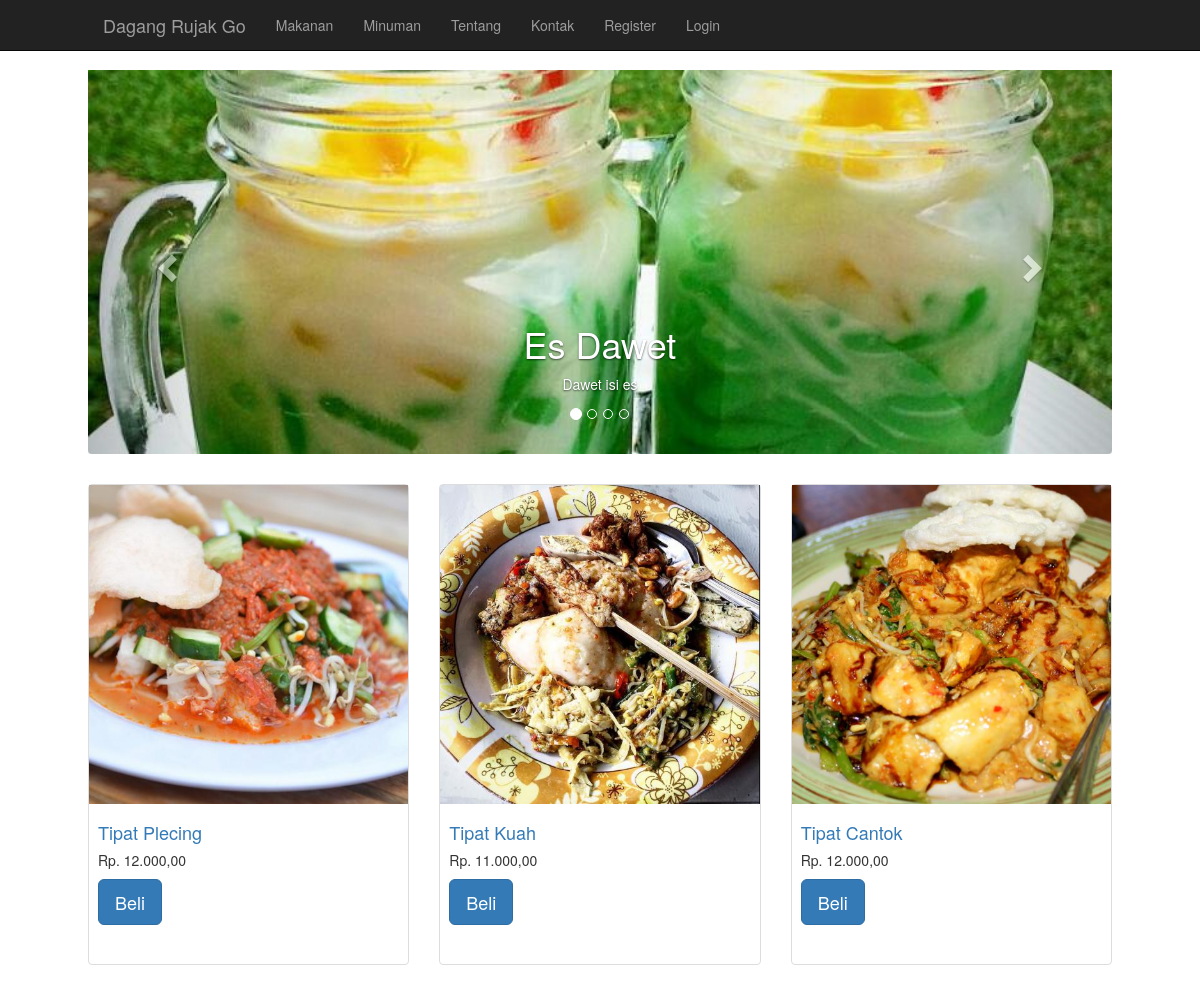
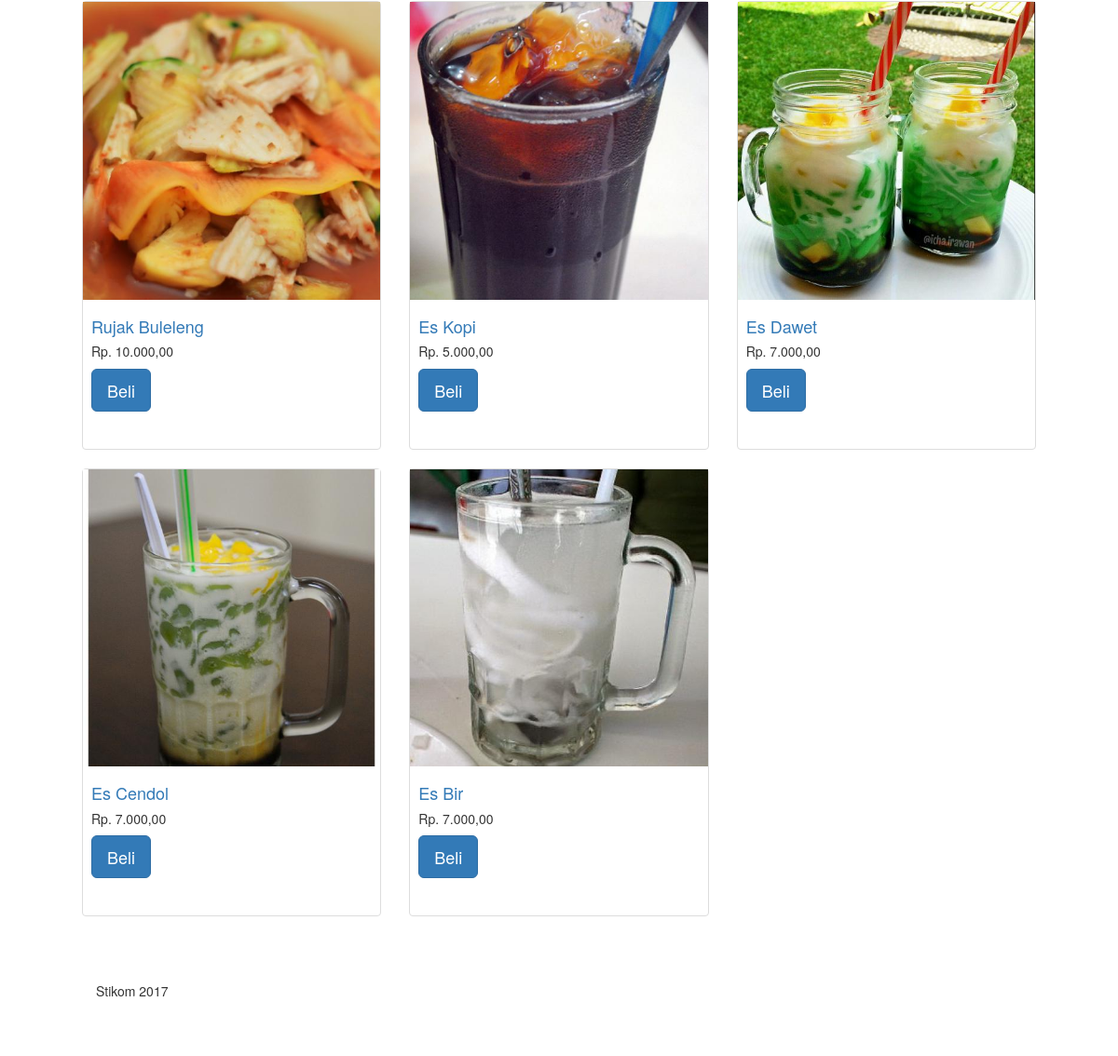
The page / on the database its author committed (2 pictures, top to bottom).
### tables this page shows
CREATE TABLE `menu` (
  `MenuID` tinyint(4) NOT NULL,
  `MenuNama` varchar(255) NOT NULL,
  `MenuHarga` mediumint(9) NOT NULL,
  `MenuDate` timestamp NOT NULL DEFAULT CURRENT_TIMESTAMP ON UPDATE CURRENT_TIMESTAMP,
  `MenuUser` tinyint(4) NOT NULL,
  `MenuGambar` varchar(255) NOT NULL,
  `MenuDiskripsi` text,
  `MenuKategori` enum('makanan','minuman','','') NOT NULL,
  `MenuUnggulan` tinyint(1) NOT NULL DEFAULT '0'
);

### class/connect.php (called while the page is built, shortened)
<?php
$pathUsr = '/mine/kependudukanDesa/';
$dirUsr = $pathUsr.'uploads/';

### index.php (the view, shortened to what this page needs)
<?php
include 'class/connect.php';
if(empty(filter_input(1,'konten'))){
    $menu = "";
    $q = $pdo->prepare("SELECT * FROM menu ".$menu." ORDER BY MenuNama DESC");
}else{
    $q = $pdo->prepare("SELECT * FROM konten WHERE KontenNama='".filter_input(1,'konten')."'");
}
?>
<!DOCTYPE html>
<html lang="en">
<head>
    <link href="<?php echo $pathUsr; ?>css/bootstrap.min.css" rel="stylesheet">
    <link href="<?php echo $pathUsr; ?>css/styleweb.css" rel="stylesheet">
</head>
<body>
    <?php include 'webNav.php'; ?>
    <div class="container">
        <div class="row">
        <?php if(empty(filter_input(1,'menu')) && empty(filter_input(1,'kat')) && empty(filter_input(1,'konten'))){
            include 'webAnim.php';
        } ?>
                <div class="row">
                    <?php
                    $q->execute();
                    while ($d = $q->fetch()){
                        if(!empty(filter_input(1,'menu'))){
                    ?>
                    <div>
                        <div class="col-sm-6">
                            <img src="<?php echo $dirUsr.str_replace(".","_Thumb.",$d['MenuGambar']); ?>" alt="<?php echo $d['MenuNama']; ?>" class="img-responsive img-thumbnail">
                        </div>
                        <div class="col-sm-6">
                            <h4><?php echo $d['MenuNama']; ?></h4>
                            <h5>Rp. <?php echo number_format($d['MenuHarga'],2,',','.'); ?></h5>
                            <p><?php echo $d['MenuDiskripsi']; ?></p>
                            <?php
                            if(!empty(filter_input(2,'loginMember'))){
                                require_once 'formOrder.php';
                            }
                            ?>
                        </div>
                    </div>
                    <?php
                        }else{
                            ?>
                    <div class="col-sm-4 col-lg-4 col-md-4">
                        <div class="thumbnail">
                            <img src="<?php echo $dirUsr.str_replace(".","_Thumb.",$d['MenuGambar']); ?>" alt="<?php echo $d['MenuNama']; ?>">
                            <div class="caption">
                                <h4 class="judulMenu"><a href="index.php?menu=<?php echo $d['MenuID']; ?>"><?php echo $d['MenuNama']; ?></a></h4>
                                <h5 class="hargaMenu">Rp. <?php echo number_format($d['MenuHarga'],2,',','.'); ?></h5>
                                <button type="button" class="btn btn-primary btn-lg belanja">Beli</button>
                            </div>
                        </div>
                    </div>
                    <?php
                        }
                    }
                    ?>
                </div>
        </div>
    </div>
    <div class="container">
        <footer>
            <div class="row">
                <div class="col-lg-12">
                    <p>Stikom 2017</p>
                </div>
            </div>
        </footer>
    </div>
</body>
</html>

### webNav.php (shortened to what this page needs)
<nav class="navbar navbar-inverse navbar-fixed-top" role="navigation">
    <div class="container">
        <div class="navbar-header">
            <a class="navbar-brand" href="index.php">Dagang Rujak Go</a>
        </div>
        <div class="collapse navbar-collapse" id="bs-example-navbar-collapse-1">
            <ul class="nav navbar-nav">
                <li>
                    <a href="index.php?kat=makanan">Makanan</a>
                </li>
                <li>
                    <a href="index.php?kat=minuman">Minuman</a>
                </li>
                <li>
                    <a href="index.php?konten=Tentang">Tentang</a>
                </li>
                <li>
                    <a href="index.php?konten=Kontak">Kontak</a>
                </li>
                <?php
                if(empty(filter_input(2,'loginMember'))){
                ?>
                <li>
                    <a href="index.php?konten=Register">Register</a>
                </li>
                <li>
                    <a href="index.php?konten=Login">Login</a>
                </li>
                <?php
                }
                ?>
            </ul>
        </div>
    </div>
</nav>

### webAnim.php
<div class="row carousel-holder">
                    <div class="col-md-12">
                        <div id="carousel-example-generic" class="carousel slide" data-ride="carousel">
                            <ol class="carousel-indicators">
                                <?php
                                $q1 = $pdo->prepare("SELECT MenuGambar,MenuNama,MenuDiskripsi FROM menu WHERE MenuUnggulan='1' ORDER BY MenuNama ASC");
                                $q1->execute();
                                $imx = $q1->rowCount();
                                for($i=0;$i<$imx;$i++){
                                ?>
                                <li data-target="#carousel-example-generic" data-slide-to="<?php echo $i; ?>" <?php if($i==0){ ?>class="active"<?php } ?>></li>
                                <?php } ?>
                            </ol>
                            <div class="carousel-inner">
                                <?php
                                $q1i = 0;
                                while ($d1 = $q1->fetch()){
                                ?>
                                <div class="item <?php if($q1i==0){ echo 'active'; } ?>">
                                    <img class="slide-image" src="<?php echo $dirUsr.str_replace('.','_Unggulan.',$d1['MenuGambar']); ?>" alt="">
                                    <div class="carousel-caption">
                                        <h1><?php echo $d1['MenuNama']; ?></h1>
                                        <p><?php echo $d1['MenuDiskripsi']; ?></p>
                                    </div>
                                </div>
                                <?php $q1i++; } ?>
                            </div>
                            <a class="left carousel-control" href="#carousel-example-generic" data-slide="prev">
                                <span class="glyphicon glyphicon-chevron-left"></span>
                            </a>
                            <a class="right carousel-control" href="#carousel-example-generic" data-slide="next">
                                <span class="glyphicon glyphicon-chevron-right"></span>
                            </a>
                        </div>
                    </div>
                </div>

### css/styleweb.css (style rules this page uses)
body { padding-top: 70px; }
.container { max-width: 1024px; }
.slide-image { width: 100%; }
.carousel-holder { margin-bottom: 30px; }
.carousel-control, .item { border-radius: 4px; }
.caption { height: 150px; overflow: hidden; }
.caption h4 { white-space: nowrap; }
.thumbnail img,.full img { width: 100%; }
.thumbnail { padding: 0; padding-bottom: 10px; }
footer { margin: 50px 0; }

### rows shown on the page
menu: MenuNama "Es Dawet", MenuDiskripsi "Dawet isi es", shows a picture, MenuHarga "7.000,00"
menu: shows a picture, MenuNama "Tipat Plecing", MenuHarga "12.000,00"
menu: shows a picture, MenuNama "Tipat Kuah", MenuHarga "11.000,00"
menu: shows a picture, MenuNama "Tipat Cantok", MenuHarga "12.000,00"
menu: shows a picture, MenuNama "Rujak Buleleng", MenuHarga "10.000,00"
menu: shows a picture, MenuNama "Es Kopi", MenuHarga "5.000,00"
menu: shows a picture, MenuNama "Es Cendol", MenuHarga "7.000,00"
menu: shows a picture, MenuNama "Es Bir", MenuHarga "7.000,00"
